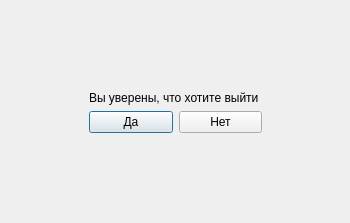
<?xml version="1.0" encoding="UTF-8"?>
<ui version="4.0">
 <class>ExitWindow</class>
 <widget class="QDialog" name="ExitWindow">
  <property name="geometry">
   <rect>
    <x>0</x>
    <y>0</y>
    <width>350</width>
    <height>223</height>
   </rect>
  </property>
  <property name="windowTitle">
   <string>Dialog</string>
  </property>
  <layout class="QGridLayout" name="gridLayout">
   <item row="0" column="1">
    <spacer name="verticalSpacer">
     <property name="orientation">
      <enum>Qt::Vertical</enum>
     </property>
     <property name="sizeHint" stdset="0">
      <size>
       <width>20</width>
       <height>58</height>
      </size>
     </property>
    </spacer>
   </item>
   <item row="1" column="0">
    <spacer name="horizontalSpacer">
     <property name="orientation">
      <enum>Qt::Horizontal</enum>
     </property>
     <property name="sizeHint" stdset="0">
      <size>
       <width>52</width>
       <height>20</height>
      </size>
     </property>
    </spacer>
   </item>
   <item row="1" column="1">
    <layout class="QVBoxLayout" name="verticalLayout">
     <item>
      <widget class="QLabel" name="label">
       <property name="text">
        <string>Вы уверены, что хотите выйти </string>
       </property>
      </widget>
     </item>
     <item>
      <layout class="QHBoxLayout" name="horizontalLayout">
       <item>
        <widget class="QPushButton" name="pushButton">
         <property name="text">
          <string>Да</string>
         </property>
        </widget>
       </item>
       <item>
        <widget class="QPushButton" name="pushButton_2">
         <property name="text">
          <string>Нет</string>
         </property>
        </widget>
       </item>
      </layout>
     </item>
    </layout>
   </item>
   <item row="1" column="2">
    <spacer name="horizontalSpacer_2">
     <property name="orientation">
      <enum>Qt::Horizontal</enum>
     </property>
     <property name="sizeHint" stdset="0">
      <size>
       <width>52</width>
       <height>20</height>
      </size>
     </property>
    </spacer>
   </item>
   <item row="2" column="1">
    <spacer name="verticalSpacer_2">
     <property name="orientation">
      <enum>Qt::Vertical</enum>
     </property>
     <property name="sizeHint" stdset="0">
      <size>
       <width>20</width>
       <height>57</height>
      </size>
     </property>
    </spacer>
   </item>
  </layout>
 </widget>
 <resources/>
 <connections/>
</ui>
